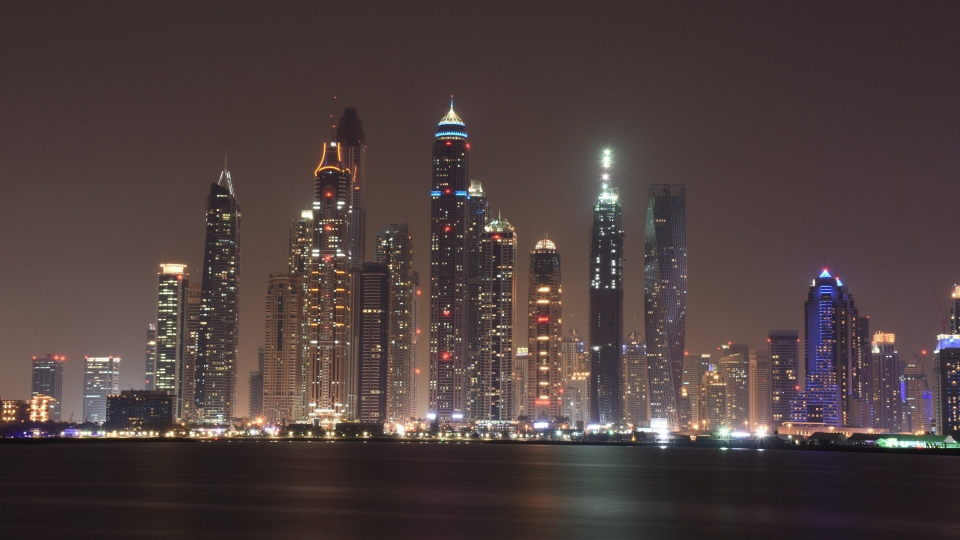
#> input picture 模块和面对思想/安装第三方模块/313824.jpg, 1920 x 1080 px (shown at 1/2 size)
$ python '安装第三方模块.py'
#> lines starting #> are read from the running program, lines starting #| are printed output that depends on the picture

'''
Mac:无需安装
Linux:无需安装
windows:勾选了pip

'''
#安装三方模块，需要知道模块的名字
#Pillow   非常强大的处理图像的工具库
#引入了三方库
from PIL import Image

#打开图片
im = Image.open("313824.jpg")
#> im is the input picture: PIL image 1920x1080 RGB; mean R, G, B 77, 62.8, 61.9
#查看图片信息
print(im.format, im.size, im.mode)
#| JPEG (1920, 1080) RGB

#设置图片的大小
im.thumbnail((192, 108))
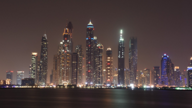
#> im: PIL image 192x108 RGB; mean R, G, B 77, 62.7, 61.8
#保存成新图片
im.save("temp.jpg", "JPEG")
